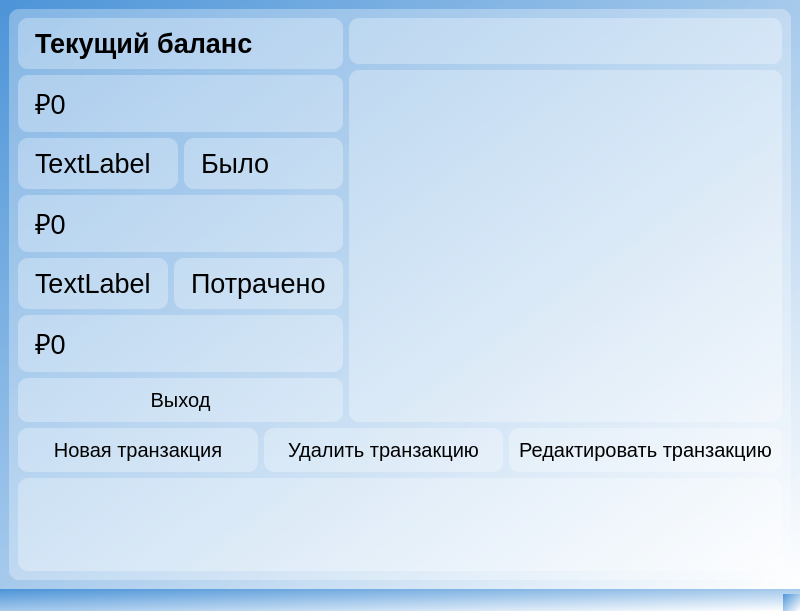
<?xml version="1.0" encoding="UTF-8"?>
<ui version="4.0">
 <class>MainWindow</class>
 <widget class="QMainWindow" name="MainWindow">
  <property name="geometry">
   <rect>
    <x>0</x>
    <y>0</y>
    <width>800</width>
    <height>611</height>
   </rect>
  </property>
  <property name="windowTitle">
   <string>MainWindow</string>
  </property>
  <property name="styleSheet">
   <string notr="true">background-color: qlineargradient(spread:pad, x1:0, y1:0, x2:1, y2:1, stop:0 rgba(76, 148, 216, 255), stop:1 rgba(255, 255, 255, 255));</string>
  </property>
  <widget class="QWidget" name="centralwidget">
   <layout class="QHBoxLayout" name="horizontalLayout_5">
    <item>
     <widget class="QWidget" name="widget" native="true">
      <property name="styleSheet">
       <string notr="true">background-color: rgba(255, 255, 255, 76);
border-radius: 10px;
padding: 10px;</string>
      </property>
      <layout class="QHBoxLayout" name="horizontalLayout_4">
       <item>
        <layout class="QVBoxLayout" name="verticalLayout_2">
         <item>
          <layout class="QHBoxLayout" name="horizontalLayout_3">
           <item>
            <layout class="QVBoxLayout" name="verticalLayout">
             <item>
              <widget class="QLabel" name="label_2">
               <property name="font">
                <font>
                 <family>Arial</family>
                 <pointsize>20</pointsize>
                 <weight>75</weight>
                 <bold>true</bold>
                </font>
               </property>
               <property name="text">
                <string>Текущий баланс</string>
               </property>
              </widget>
             </item>
             <item>
              <widget class="QLabel" name="label_3">
               <property name="font">
                <font>
                 <family>Arial</family>
                 <pointsize>20</pointsize>
                </font>
               </property>
               <property name="text">
                <string>₽0</string>
               </property>
              </widget>
             </item>
             <item>
              <layout class="QHBoxLayout" name="horizontalLayout">
               <item>
                <widget class="QLabel" name="label">
                 <property name="font">
                  <font>
                   <family>Arial</family>
                   <pointsize>20</pointsize>
                  </font>
                 </property>
                 <property name="text">
                  <string>TextLabel</string>
                 </property>
                </widget>
               </item>
               <item>
                <widget class="QLabel" name="label_6">
                 <property name="font">
                  <font>
                   <family>Arial</family>
                   <pointsize>20</pointsize>
                  </font>
                 </property>
                 <property name="text">
                  <string>Было</string>
                 </property>
                </widget>
               </item>
              </layout>
             </item>
             <item>
              <widget class="QLabel" name="label_4">
               <property name="font">
                <font>
                 <family>Arial</family>
                 <pointsize>20</pointsize>
                </font>
               </property>
               <property name="text">
                <string>₽0</string>
               </property>
              </widget>
             </item>
             <item>
              <layout class="QHBoxLayout" name="horizontalLayout_2">
               <item>
                <widget class="QLabel" name="label_7">
                 <property name="font">
                  <font>
                   <family>Arial</family>
                   <pointsize>20</pointsize>
                  </font>
                 </property>
                 <property name="text">
                  <string>TextLabel</string>
                 </property>
                </widget>
               </item>
               <item>
                <widget class="QLabel" name="label_8">
                 <property name="font">
                  <font>
                   <family>Arial</family>
                   <pointsize>20</pointsize>
                  </font>
                 </property>
                 <property name="text">
                  <string>Потрачено</string>
                 </property>
                </widget>
               </item>
              </layout>
             </item>
             <item>
              <widget class="QLabel" name="label_5">
               <property name="font">
                <font>
                 <family>Arial</family>
                 <pointsize>20</pointsize>
                </font>
               </property>
               <property name="text">
                <string>₽0</string>
               </property>
              </widget>
             </item>
             <item>
              <widget class="QPushButton" name="pushButton_4">
               <property name="font">
                <font>
                 <family>Arial</family>
                 <pointsize>15</pointsize>
                </font>
               </property>
               <property name="text">
                <string>Выход</string>
               </property>
              </widget>
             </item>
            </layout>
           </item>
           <item>
            <layout class="QGridLayout" name="gridLayout_3">
             <item row="0" column="0">
              <widget class="QLineEdit" name="lineEdit">
               <property name="font">
                <font>
                 <family>Arial</family>
                 <pointsize>15</pointsize>
                </font>
               </property>
              </widget>
             </item>
             <item row="1" column="0">
              <widget class="QListWidget" name="listWidget">
               <property name="font">
                <font>
                 <family>Arial</family>
                 <pointsize>15</pointsize>
                </font>
               </property>
              </widget>
             </item>
            </layout>
           </item>
          </layout>
         </item>
         <item>
          <layout class="QGridLayout" name="gridLayout">
           <item row="0" column="1">
            <widget class="QPushButton" name="pushButton_2">
             <property name="font">
              <font>
               <family>Arial</family>
               <pointsize>15</pointsize>
              </font>
             </property>
             <property name="text">
              <string>Удалить транзакцию</string>
             </property>
            </widget>
           </item>
           <item row="0" column="2">
            <widget class="QPushButton" name="pushButton_3">
             <property name="font">
              <font>
               <family>Arial</family>
               <pointsize>15</pointsize>
              </font>
             </property>
             <property name="text">
              <string>Редактировать транзакцию</string>
             </property>
            </widget>
           </item>
           <item row="1" column="0" colspan="3">
            <widget class="QTableWidget" name="tableWidget">
             <property name="font">
              <font>
               <family>Arial</family>
               <pointsize>15</pointsize>
              </font>
             </property>
            </widget>
           </item>
           <item row="0" column="0">
            <widget class="QPushButton" name="pushButton">
             <property name="font">
              <font>
               <family>Arial</family>
               <pointsize>15</pointsize>
              </font>
             </property>
             <property name="text">
              <string>Новая транзакция</string>
             </property>
            </widget>
           </item>
          </layout>
         </item>
        </layout>
       </item>
      </layout>
     </widget>
    </item>
   </layout>
  </widget>
  <widget class="QMenuBar" name="menubar">
   <property name="geometry">
    <rect>
     <x>0</x>
     <y>0</y>
     <width>800</width>
     <height>24</height>
    </rect>
   </property>
  </widget>
  <widget class="QStatusBar" name="statusbar"/>
 </widget>
 <resources/>
 <connections/>
</ui>
